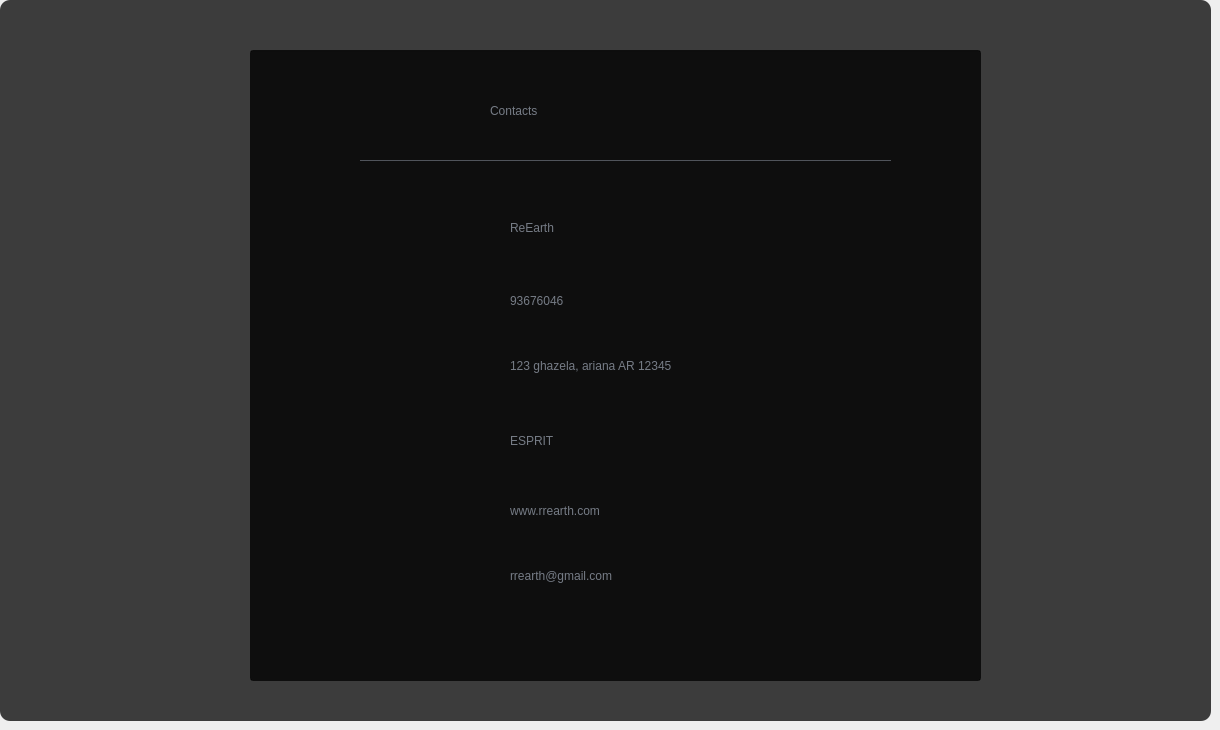
      <widget class="QWidget" name="page_6">
       <widget class="QLineEdit" name="lineEdit_42">
        <property name="geometry">
         <rect>
          <x>0</x>
          <y>0</y>
          <width>1211</width>
          <height>721</height>
         </rect>
        </property>
        <property name="styleSheet">
         <string notr="true">border-image: url(:/new/img/img/home1.2.png);
border-radius:10 ;</string>
        </property>
        <property name="text">
         <string/>
        </property>
        <property name="readOnly">
         <bool>true</bool>
        </property>
       </widget>
       <widget class="QLineEdit" name="lineEdit_41">
        <property name="geometry">
         <rect>
          <x>0</x>
          <y>0</y>
          <width>1211</width>
          <height>721</height>
         </rect>
        </property>
        <property name="styleSheet">
         <string notr="true">background-color: rgba(0, 0, 0,0.3%);
border-radius:10 ;</string>
        </property>
        <property name="text">
         <string/>
        </property>
        <property name="readOnly">
         <bool>true</bool>
        </property>
       </widget>
       <widget class="QLabel" name="label_2">
        <property name="geometry">
         <rect>
          <x>370</x>
          <y>200</y>
          <width>51</width>
          <height>51</height>
         </rect>
        </property>
        <property name="styleSheet">
         <string notr="true">image: url(:/new/icons/icons/name.png);
background-color: rgba(255, 255, 255, 0%);</string>
        </property>
        <property name="text">
         <string/>
        </property>
       </widget>
       <widget class="QLabel" name="label_25">
        <property name="geometry">
         <rect>
          <x>370</x>
          <y>270</y>
          <width>51</width>
          <height>51</height>
         </rect>
        </property>
        <property name="styleSheet">
         <string notr="true">image: url(:/new/icons/icons/phone.png);
background-color: rgba(255, 255, 255, 0%);</string>
        </property>
        <property name="text">
         <string/>
        </property>
       </widget>
       <widget class="QLabel" name="label_47">
        <property name="geometry">
         <rect>
          <x>370</x>
          <y>340</y>
          <width>51</width>
          <height>51</height>
         </rect>
        </property>
        <property name="styleSheet">
         <string notr="true">image: url(:/new/icons/icons/location.png);
background-color: rgba(255, 255, 255, 0%);</string>
        </property>
        <property name="text">
         <string/>
        </property>
       </widget>
       <widget class="QLabel" name="label_88">
        <property name="geometry">
         <rect>
          <x>370</x>
          <y>410</y>
          <width>51</width>
          <height>51</height>
         </rect>
        </property>
        <property name="styleSheet">
         <string notr="true">image: url(:/new/icons/icons/address.png);
background-color: rgba(255, 255, 255, 0%);</string>
        </property>
        <property name="text">
         <string/>
        </property>
       </widget>
       <widget class="QLabel" name="label_89">
        <property name="geometry">
         <rect>
          <x>370</x>
          <y>480</y>
          <width>51</width>
          <height>51</height>
         </rect>
        </property>
        <property name="styleSheet">
         <string notr="true">image: url(:/new/icons/icons/website.png);
background-color: rgba(255, 255, 255, 0%);</string>
        </property>
        <property name="text">
         <string/>
        </property>
       </widget>
       <widget class="QLabel" name="label_90">
        <property name="geometry">
         <rect>
          <x>370</x>
          <y>550</y>
          <width>51</width>
          <height>51</height>
         </rect>
        </property>
        <property name="styleSheet">
         <string notr="true">image: url(:/new/icons/icons/at.png);
background-color: rgba(255, 255, 255, 0%);</string>
        </property>
        <property name="text">
         <string/>
        </property>
       </widget>
       <widget class="QLabel" name="label_99">
        <property name="geometry">
         <rect>
          <x>510</x>
          <y>220</y>
          <width>131</width>
          <height>16</height>
         </rect>
        </property>
        <property name="styleSheet">
         <string notr="true">QLabel{
background-color: rgba(0, 0, 0, 0%);
color: rgb(118, 124, 134);
font: 20px &quot;Eras Bold ITC&quot;;
}</string>
        </property>
        <property name="text">
         <string>ReEarth</string>
        </property>
       </widget>
       <widget class="QLabel" name="label_100">
        <property name="geometry">
         <rect>
          <x>510</x>
          <y>290</y>
          <width>131</width>
          <height>21</height>
         </rect>
        </property>
        <property name="styleSheet">
         <string notr="true">QLabel{
background-color: rgba(0, 0, 0, 0%);
color: rgb(118, 124, 134);
font: 20px &quot;Eras Bold ITC&quot;;
}</string>
        </property>
        <property name="text">
         <string>93676046</string>
        </property>
       </widget>
       <widget class="QLabel" name="label_101">
        <property name="geometry">
         <rect>
          <x>510</x>
          <y>350</y>
          <width>321</width>
          <height>31</height>
         </rect>
        </property>
        <property name="styleSheet">
         <string notr="true">QLabel{
background-color: rgba(0, 0, 0, 0%);
color: rgb(118, 124, 134);
font: 20px &quot;Eras Bold ITC&quot;;
}</string>
        </property>
        <property name="text">
         <string>123 ghazela, ariana AR 12345</string>
        </property>
       </widget>
       <widget class="QLabel" name="label_102">
        <property name="geometry">
         <rect>
          <x>510</x>
          <y>430</y>
          <width>131</width>
          <height>21</height>
         </rect>
        </property>
        <property name="styleSheet">
         <string notr="true">QLabel{
background-color: rgba(0, 0, 0, 0%);
color: rgb(118, 124, 134);
font: 20px &quot;Eras Bold ITC&quot;;
}</string>
        </property>
        <property name="text">
         <string>ESPRIT</string>
        </property>
       </widget>
       <widget class="QLabel" name="label_103">
        <property name="geometry">
         <rect>
          <x>510</x>
          <y>500</y>
          <width>201</width>
          <height>21</height>
         </rect>
        </property>
        <property name="styleSheet">
         <string notr="true">QLabel{
background-color: rgba(0, 0, 0, 0%);
color: rgb(118, 124, 134);
font: 20px &quot;Eras Bold ITC&quot;;
}</string>
        </property>
        <property name="text">
         <string>www.rrearth.com</string>
        </property>
       </widget>
       <widget class="QLabel" name="label_104">
        <property name="geometry">
         <rect>
          <x>510</x>
          <y>560</y>
          <width>201</width>
          <height>31</height>
         </rect>
        </property>
        <property name="styleSheet">
         <string notr="true">QLabel{
background-color: rgba(0, 0, 0, 0%);
color: rgb(118, 124, 134);
font: 20px &quot;Eras Bold ITC&quot;;
}</string>
        </property>
        <property name="text">
         <string>rrearth@gmail.com</string>
        </property>
       </widget>
       <widget class="QLabel" name="label_105">
        <property name="geometry">
         <rect>
          <x>490</x>
          <y>70</y>
          <width>291</width>
          <height>81</height>
         </rect>
        </property>
        <property name="styleSheet">
         <string notr="true">QLabel{
background-color: rgba(0, 0, 0, 0%);
color: rgb(118, 124, 134);
font: 50px &quot;Eras Bold ITC&quot;;
}</string>
        </property>
        <property name="text">
         <string>Contacts</string>
        </property>
       </widget>
       <widget class="QLineEdit" name="lineEdit_53">
        <property name="geometry">
         <rect>
          <x>250</x>
          <y>50</y>
          <width>731</width>
          <height>631</height>
         </rect>
        </property>
        <property name="styleSheet">
         <string notr="true">background-color: rgba(0, 0, 0,0.3%);</string>
        </property>
        <property name="text">
         <string/>
        </property>
        <property name="readOnly">
         <bool>true</bool>
        </property>
       </widget>
       <widget class="QLabel" name="label_106">
        <property name="geometry">
         <rect>
          <x>360</x>
          <y>160</y>
          <width>531</width>
          <height>1</height>
         </rect>
        </property>
        <property name="styleSheet">
         <string notr="true">background-color: rgb(80, 84, 91);</string>
        </property>
        <property name="text">
         <string/>
        </property>
       </widget>
       <zorder>lineEdit_42</zorder>
       <zorder>lineEdit_41</zorder>
       <zorder>lineEdit_53</zorder>
       <zorder>label_2</zorder>
       <zorder>label_25</zorder>
       <zorder>label_47</zorder>
       <zorder>label_88</zorder>
       <zorder>label_89</zorder>
       <zorder>label_90</zorder>
       <zorder>label_99</zorder>
       <zorder>label_100</zorder>
       <zorder>label_101</zorder>
       <zorder>label_102</zorder>
       <zorder>label_103</zorder>
       <zorder>label_104</zorder>
       <zorder>label_105</zorder>
       <zorder>label_106</zorder>
      </widget>
